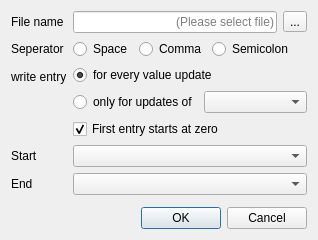
<?xml version="1.0" encoding="UTF-8"?>
<ui version="4.0">
 <class>ExportSensorTraceDialog</class>
 <widget class="QDialog" name="ExportSensorTraceDialog">
  <property name="geometry">
   <rect>
    <x>0</x>
    <y>0</y>
    <width>318</width>
    <height>240</height>
   </rect>
  </property>
  <property name="windowTitle">
   <string>Dialog</string>
  </property>
  <layout class="QVBoxLayout" name="verticalLayout">
   <item>
    <layout class="QFormLayout" name="formLayout">
     <property name="fieldGrowthPolicy">
      <enum>QFormLayout::AllNonFixedFieldsGrow</enum>
     </property>
     <item row="0" column="0">
      <widget class="QLabel" name="fileNameLabel">
       <property name="text">
        <string>File name</string>
       </property>
      </widget>
     </item>
     <item row="0" column="1">
      <layout class="QHBoxLayout" name="horizontalLayout">
       <item>
        <widget class="QLineEdit" name="fileName">
         <property name="alignment">
          <set>Qt::AlignRight|Qt::AlignTrailing|Qt::AlignVCenter</set>
         </property>
         <property name="readOnly">
          <bool>true</bool>
         </property>
         <property name="placeholderText">
          <string>(Please select file)</string>
         </property>
        </widget>
       </item>
       <item>
        <widget class="QToolButton" name="chooseFile">
         <property name="text">
          <string>...</string>
         </property>
        </widget>
       </item>
      </layout>
     </item>
     <item row="1" column="0">
      <widget class="QLabel" name="seperatorLabel">
       <property name="text">
        <string>Seperator</string>
       </property>
      </widget>
     </item>
     <item row="1" column="1">
      <layout class="QHBoxLayout" name="horizontalLayout_2">
       <item>
        <widget class="QRadioButton" name="space">
         <property name="text">
          <string>Space</string>
         </property>
         <property name="checked">
          <bool>true</bool>
         </property>
        </widget>
       </item>
       <item>
        <widget class="QRadioButton" name="comma">
         <property name="text">
          <string>Comma</string>
         </property>
        </widget>
       </item>
       <item>
        <widget class="QRadioButton" name="semicolon">
         <property name="text">
          <string>Semicolon</string>
         </property>
        </widget>
       </item>
       <item>
        <spacer name="horizontalSpacer">
         <property name="orientation">
          <enum>Qt::Horizontal</enum>
         </property>
         <property name="sizeHint" stdset="0">
          <size>
           <width>40</width>
           <height>20</height>
          </size>
         </property>
        </spacer>
       </item>
      </layout>
     </item>
     <item row="2" column="0">
      <widget class="QLabel" name="writeEntryLabel">
       <property name="text">
        <string>write entry</string>
       </property>
      </widget>
     </item>
     <item row="2" column="1">
      <layout class="QVBoxLayout" name="verticalLayout_2">
       <item>
        <widget class="QRadioButton" name="everyUpdate">
         <property name="text">
          <string>for every value update</string>
         </property>
         <property name="checked">
          <bool>true</bool>
         </property>
        </widget>
       </item>
       <item>
        <layout class="QHBoxLayout" name="horizontalLayout_3">
         <item>
          <widget class="QRadioButton" name="singleUpdate">
           <property name="text">
            <string>only for updates of</string>
           </property>
          </widget>
         </item>
         <item>
          <widget class="QComboBox" name="comboBox"/>
         </item>
        </layout>
       </item>
      </layout>
     </item>
     <item row="3" column="0">
      <widget class="QLabel" name="nLabel">
       <property name="text">
        <string/>
       </property>
      </widget>
     </item>
     <item row="3" column="1">
      <widget class="QCheckBox" name="startAtZero">
       <property name="text">
        <string>First entry starts at zero</string>
       </property>
       <property name="checked">
        <bool>true</bool>
       </property>
      </widget>
     </item>
     <item row="4" column="0">
      <widget class="QLabel" name="startLabel">
       <property name="text">
        <string>Start</string>
       </property>
      </widget>
     </item>
     <item row="4" column="1">
      <widget class="QComboBox" name="startMarker"/>
     </item>
     <item row="5" column="0">
      <widget class="QLabel" name="endLabel">
       <property name="text">
        <string>End</string>
       </property>
      </widget>
     </item>
     <item row="5" column="1">
      <widget class="QComboBox" name="endMarker"/>
     </item>
    </layout>
   </item>
   <item>
    <widget class="QDialogButtonBox" name="buttonBox">
     <property name="orientation">
      <enum>Qt::Horizontal</enum>
     </property>
     <property name="standardButtons">
      <set>QDialogButtonBox::Cancel|QDialogButtonBox::Ok</set>
     </property>
    </widget>
   </item>
  </layout>
 </widget>
 <resources/>
 <connections>
  <connection>
   <sender>buttonBox</sender>
   <signal>accepted()</signal>
   <receiver>ExportSensorTraceDialog</receiver>
   <slot>accept()</slot>
   <hints>
    <hint type="sourcelabel">
     <x>227</x>
     <y>166</y>
    </hint>
    <hint type="destinationlabel">
     <x>157</x>
     <y>183</y>
    </hint>
   </hints>
  </connection>
  <connection>
   <sender>buttonBox</sender>
   <signal>rejected()</signal>
   <receiver>ExportSensorTraceDialog</receiver>
   <slot>reject()</slot>
   <hints>
    <hint type="sourcelabel">
     <x>295</x>
     <y>172</y>
    </hint>
    <hint type="destinationlabel">
     <x>286</x>
     <y>183</y>
    </hint>
   </hints>
  </connection>
  <connection>
   <sender>singleUpdate</sender>
   <signal>toggled(bool)</signal>
   <receiver>comboBox</receiver>
   <slot>setEnabled(bool)</slot>
   <hints>
    <hint type="sourcelabel">
     <x>131</x>
     <y>98</y>
    </hint>
    <hint type="destinationlabel">
     <x>208</x>
     <y>102</y>
    </hint>
   </hints>
  </connection>
 </connections>
</ui>
